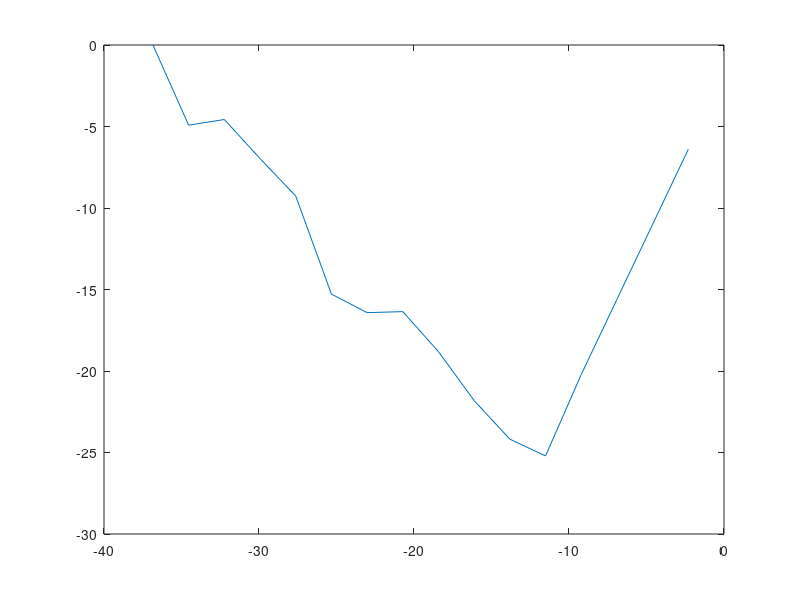

The MATLAB script that drew this image:
valor_cambiar = 10.^(-1:-1:-16); 
objetivo = -sin(2); 
(cos(2+valor_cambiar)-cos(2-valor_cambiar))./(2*valor_cambiar);
aprox = (cos(2+valor_cambiar)-cos(2-valor_cambiar))./(2*valor_cambiar); 
aprox

objetivo = -sin(2); 
aprox=(cos(2+valor_cambiar)-cos(2-valor_cambiar))./(2*valor_cambiar); 
e_abs = abs(objetivo-aprox);
e_rel = e_abs/abs(objetivo);
plot(log(valor_cambiar),log(e_rel))

e_rel'
